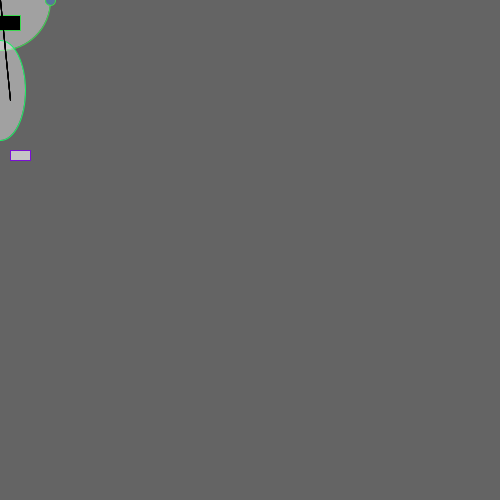
Frame 1 (no input)
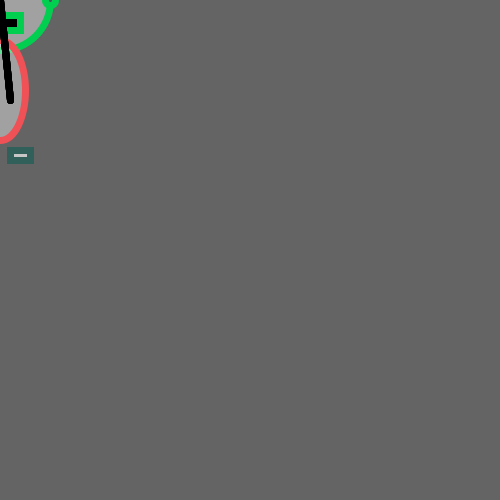
Frame 60 (the mouse pressed at the canvas centre just before this capture)
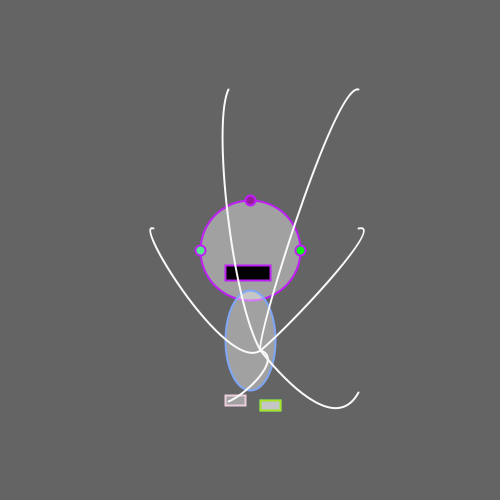
Frame 120 (the mouse held since frame 60 and released just before this capture)

The Processing sketch that drew these frames (run headless with seeded random() and noise(); from frame 60 on, the mouse is pressed at the canvas centre):

// Processing sketch: processing_8824
// ── processing_8824.pde

int a, b, c, d, e, f;
int xPos, yPos;
void setup () {
  size (500, 500);
  smooth(); 
}

void draw () {
  stroke(random(255), random(255), random(255), 30);
  line(pmouseX, pmouseY, mouseX, mouseY);
  println(mouseX + ", " + mouseY); 
  background(100); 
  fill (255, 255, 255, 100);
  stroke (random(255), random(255), random(255)); 
  ellipse (mouseX, mouseY, 100, 100);
  fill (random(255), random(255), random(255));
  ellipse (mouseX - 50, mouseY, 10, 10);    
  fill (random(255), random(255), random(255));
  ellipse (mouseX, mouseY - 50, 10, 10);
  fill (random(255), random(255), random(255));
  ellipse (mouseX + 50, mouseY, 10, 10);
  fill (0);
  rect (mouseX - 25, mouseY  + 15, 45, 15);
  fill (255, 255, 255, 100);
  stroke (random(255), random(255), random(255)); 
  ellipse (mouseX, mouseY + 90, 50, 100);
  stroke (random(255), random(255), random(255));
  rect(mouseX + 10, mouseY + 150, 20, 10);
  stroke (random(255), random(255), random(255));
  rect(mouseX + 10, mouseY + 150, 20, 10);
  stroke (random(255), random(255), random(255));
  rect(mouseX -25, mouseY + 145, 20, 10);
  noFill();
  stroke (mouseX, mouseY, mouseX);
  curve(a, b, mouseX + 10, mouseY + 100, c, d, e, f);
  stroke (mouseY, mouseX, mouseY);
  curve(b, a, mouseX + 10, mouseY + 100, d, f, c, e);
  stroke (mouseX, mouseX, mouseY);
  curve(e, c, mouseX + 10, mouseY + 100, a, b, f, e);
  stroke (mouseY, mouseY, mouseX);
  curve(f, e, mouseX + 10, mouseY + 100, d, b, a, c);
  stroke (mouseX, mouseX, mouseX);
  curve(c, f, mouseX + 10, mouseY + 100, a, d, b, e);
  stroke (mouseY, mouseY, mouseY);
  curve(d, d, mouseX + 10, mouseY + 100, a, e, f, b);
  if (mouseX < 250) {
    strokeWeight(7);
  } else {
    strokeWeight(2);
  }  
}

void mousePressed () {     
   a = int(random(500));
   b = int(random(500));
   c = int(random(500));
   d = int(random(500));
   e = int(random(500));
   f = int(random(500));
}
